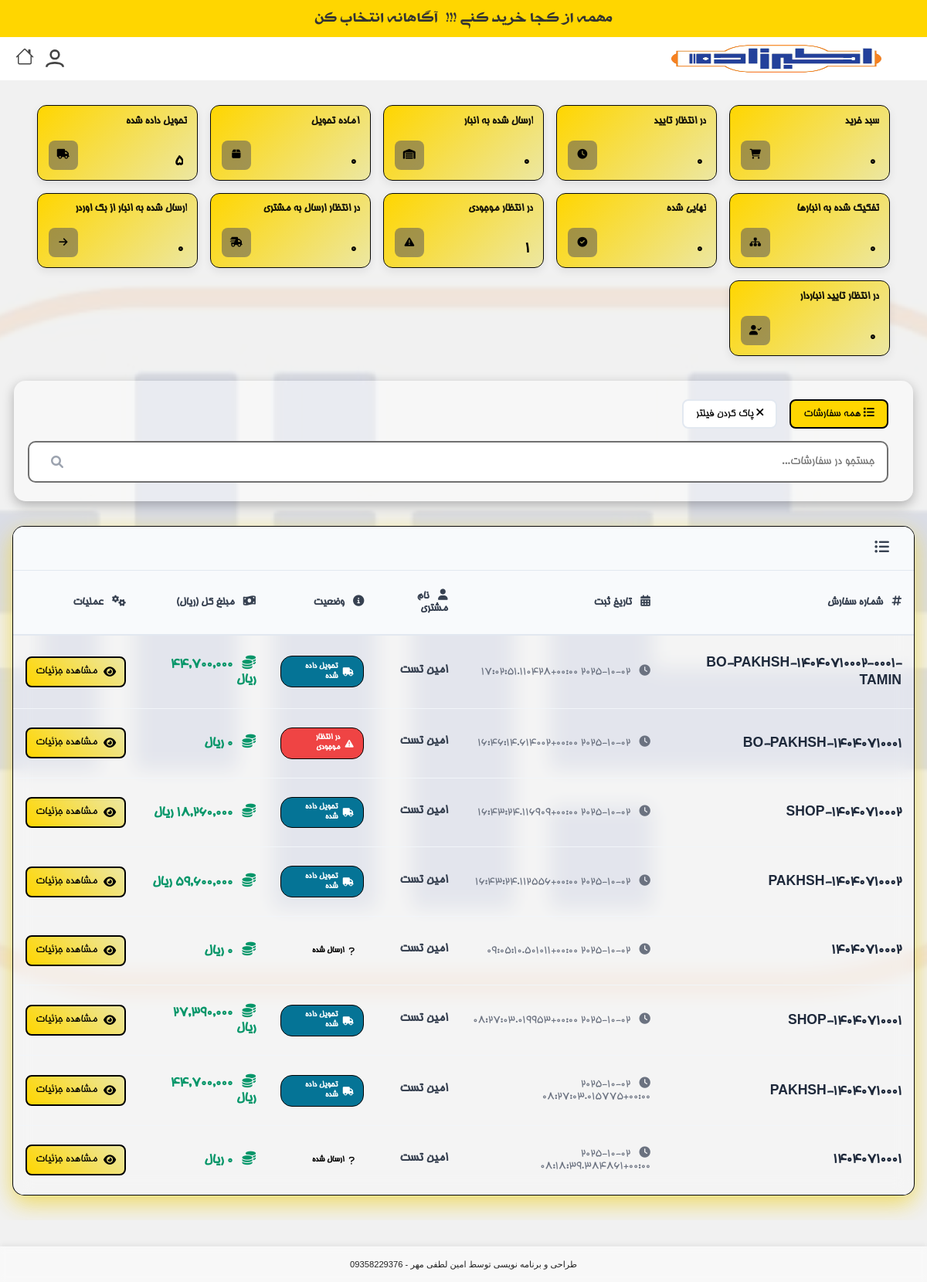
Page /order/ (signed in) on the committed database.
### products/models.py (models this page shows, shortened)
class Order(models.Model):
    STATUS_CHOICES = [
        ('cart', 'سبد خرید'),
        ('pending', 'در انتظار تأیید'),
        ('warehouse', 'ارسال شده به انبار'),
        ('ready', 'آماده تحویل'),
        ('delivered', 'تحویل داده شده'),
        ('parent', 'تفکیک شده به انبارها'),
        ('completed', 'نهایی شده'),
        ('backorder', 'در انتظار موجودی'),
        ('waiting_for_customer_shipment', 'در انتظار ارسال به مشتری'),
        ('sent_to_warehouse', ' ارسال شده به انبار از بک اوردر'),
        ('waiting_for_warehouse_confirmation', 'در انتظار تایید انباردار'),
        ('shipped', 'ارسال شده'),
    ]
    order_number = models.CharField(
        max_length=100,
        unique=True,
        verbose_name="شماره درخواست",
        blank=True,
        null=True
    )
    document_number = models.CharField(
        max_length=100,
        blank=True,
        null=True,
        verbose_name="شماره سند"
    )
    package_count = models.PositiveIntegerField(
        default=0,
        null=True,
        blank=True,
        verbose_name="تعداد بسته"
    )
    courier = models.ForeignKey(
        'Courier',
        on_delete=models.SET_NULL,
        null=True,
        blank=True,
        verbose_name="پیک"
    )
    courier_name = models.CharField(
        max_length=100,
        blank=True,
        null=True,
        verbose_name="نام پیک (منسوخ شده)"
    )
    visitor_name = models.CharField(max_length=100, verbose_name="نام ویزیتور")
    customer = models.ForeignKey(
        Customer,
        on_delete=models.PROTECT,   # پیشنهاد امنیتی: سفارش بدون مشتری باقی نماند
        verbose_name="مشتری"
    )
    created_at = models.DateTimeField(auto_now_add=True, verbose_name="تاریخ ثبت")
    updated_at = models.DateTimeField(auto_now=True, verbose_name="تاریخ به‌روزرسانی")
    payment_term = models.CharField(
        max_length=10,
        choices=Product.PAYMENT_TERMS_CHOICES,
        verbose_name="شرایط تسویه"
    )
    status = models.CharField(
        max_length=100,
        choices=STATUS_CHOICES,
        default='pending',
        verbose_name="وضعیت سفارش"
    )
    parent = models.ForeignKey(
        'self',
        on_delete=models.SET_NULL,
        null=True,
        blank=True,
        related_name='children',
        verbose_name="سفارش مادر (قدیمی)"
    )
    is_sub_order = models.BooleanField(default=False, verbose_name="آیا زیرسفارش است؟ (قدیمی)")
    parent_order = models.ForeignKey(
        'self',
        on_delete=models.SET_NULL,
        null=True,
        blank=True,
        related_name='sub_orders',
        verbose_name="سفارش والد (جدید)"
    )
    warehouse = models.ForeignKey(
        'Warehouse',
        null=True,
        blank=True,
        on_delete=models.SET_NULL,
        related_name='orders',
        verbose_name="انبار"
    )
    total_price = models.DecimalField(
        max_digits=100,
        decimal_places=0,
        default=0,
        verbose_name="جمع کل سفارش"
    )
    class Meta:
        constraints = [
            models.UniqueConstraint(
                fields=['document_number'],
                name='unique_document_number',
                condition=models.Q(document_number__isnull=False) & ~models.Q(document_number='')
            )
        ]

class Customer(models.Model):
    first_name = models.CharField(max_length=100, verbose_name="نام")
    last_name = models.CharField(max_length=100, verbose_name="نام خانوادگی")
    store_name = models.CharField(max_length=255, blank=True, null=True, verbose_name="نام فروشگاه")
    phone = models.CharField(max_length=20, blank=True, null=True, verbose_name="تلفن ثابت")
    mobile = models.CharField(
        max_length=20,
        unique=True,
        verbose_name="شماره موبایل",
        error_messages={
            'unique': 'مشتری دیگری با این شماره همراه قبلاً ثبت شده است.'
        }
    )
    province = models.ForeignKey(Province, on_delete=models.CASCADE, verbose_name="استان")
    county = models.ForeignKey(County, on_delete=models.CASCADE, verbose_name="شهرستان")
    address = models.TextField(blank=True, null=True, verbose_name="آدرس")
    created_by = models.ForeignKey(
        User, on_delete=models.SET_NULL, null=True, related_name='created_customers', verbose_name="ایجاد شده توسط"
    )
    user = models.OneToOneField(
        User, on_delete=models.SET_NULL, null=True, blank=True, related_name='customer_profile', verbose_name="کاربر مرتبط"
    )
    created_at = models.DateTimeField(auto_now_add=True, verbose_name="تاریخ ایجاد")
    class Meta:
        verbose_name = "مشتری"
        verbose_name_plural = "مشتریان"

### products/views.py (the view)
# urls.py: path('order/', views.order_list_view, name='order'),  # صفحه لیست سفارش‌ها
@login_required
def order_list_view(request):
    is_manager = request.user.groups.filter(name='مدیر').exists()
    if is_manager:
        orders = Order.objects.all().order_by('-created_at')
    else:
        orders = Order.objects.filter(visitor_name=request.user.username).order_by('-created_at')
    for order in orders:
        if order.status in ['pending', 'warehouse', 'parent']:
            order.total_price = sum(item.price * (item.requested_quantity or 0) for item in order.items.all())
        else:
            order.total_price = sum(item.price * (item.allocated_quantity or 0) for item in order.items.all())
    context = {
        'orders': orders,
        'is_manager': is_manager,
    }
    return render(request, 'products/order_list.html', context)

### products/templates/products/order_list.html (shortened to what this page needs)
{% extends 'products/base.html' %}
{% load static %}
{% load humanize %}
{% load custom_filters %}
{% block extra_css %}
<link href="https://cdnjs.cloudflare.com/ajax/libs/font-awesome/6.0.0/css/all.min.css" rel="stylesheet">
{% endblock %}
{% block content %}
    <div class="stats-section">
        <div class="stat-card stat-cart" data-status="cart">
            <div class="stat-content">
                <div class="stat-info">
                    <h3>سبد خرید</h3>
                    <p id="cart-count">0</p>
                </div>
                <div class="stat-icon">
                    <i class="fas fa-shopping-cart"></i>
                </div>
            </div>
        </div>
        <div class="stat-card stat-pending" data-status="pending">
            <div class="stat-content">
                <div class="stat-info">
                    <h3>در انتظار تأیید</h3>
                    <p id="pending-count">0</p>
                </div>
                <div class="stat-icon">
                    <i class="fas fa-clock"></i>
                </div>
            </div>
        </div>
        <div class="stat-card stat-warehouse" data-status="warehouse">
            <div class="stat-content">
                <div class="stat-info">
                    <h3>ارسال شده به انبار</h3>
                    <p id="warehouse-count">0</p>
                </div>
                <div class="stat-icon">
                    <i class="fas fa-warehouse"></i>
                </div>
            </div>
        </div>
        <div class="stat-card stat-ready" data-status="ready">
            <div class="stat-content">
                <div class="stat-info">
                    <h3>آماده تحویل</h3>
                    <p id="ready-count">0</p>
                </div>
                <div class="stat-icon">
                    <i class="fas fa-box"></i>
                </div>
            </div>
        </div>
        <div class="stat-card stat-delivered" data-status="delivered">
            <div class="stat-content">
                <div class="stat-info">
                    <h3>تحویل داده شده</h3>
                    <p id="delivered-count">0</p>
                </div>
                <div class="stat-icon">
                    <i class="fas fa-truck"></i>
                </div>
            </div>
        </div>
        <div class="stat-card stat-parent" data-status="parent">
            <div class="stat-content">
                <div class="stat-info">
                    <h3>تفکیک شده به انبارها</h3>
                    <p id="parent-count">0</p>
                </div>
                <div class="stat-icon">
                    <i class="fas fa-sitemap"></i>
                </div>
            </div>
        </div>
        <div class="stat-card stat-completed" data-status="completed">
            <div class="stat-content">
                <div class="stat-info">
                    <h3>نهایی شده</h3>
                    <p id="completed-count">0</p>
                </div>
                <div class="stat-icon">
                    <i class="fas fa-check-circle"></i>
                </div>
            </div>
        </div>
        <div class="stat-card stat-backorder" data-status="backorder">
            <div class="stat-content">
                <div class="stat-info">
                    <h3>در انتظار موجودی</h3>
                    <p id="backorder-count">0</p>
                </div>
                <div class="stat-icon">
                    <i class="fas fa-exclamation-triangle"></i>
                </div>
            </div>
        </div>
        <div class="stat-card stat-waiting_for_customer_shipment" data-status="waiting_for_customer_shipment">
            <div class="stat-content">
                <div class="stat-info">
                    <h3>در انتظار ارسال به مشتری</h3>
                    <p id="waiting_for_customer_shipment-count">0</p>
                </div>
                <div class="stat-icon">
                    <i class="fas fa-shipping-fast"></i>
                </div>
            </div>
        </div>
        <div class="stat-card stat-sent_to_warehouse" data-status="sent_to_warehouse">
            <div class="stat-content">
                <div class="stat-info">
                    <h3>ارسال شده به انبار از بک اوردر</h3>
                    <p id="sent_to_warehouse-count">0</p>
                </div>
                <div class="stat-icon">
                    <i class="fas fa-arrow-right"></i>
                </div>
            </div>
        </div>
        <div class="stat-card stat-waiting_for_warehouse_confirmation" data-status="waiting_for_warehouse_confirmation">
            <div class="stat-content">
                <div class="stat-info">
                    <h3>در انتظار تایید انباردار</h3>
                    <p id="waiting_for_warehouse_confirmation-count">0</p>
                </div>
                <div class="stat-icon">
                    <i class="fas fa-user-check"></i>
                </div>
            </div>
        </div>
    </div>
    <div class="search-section">
        <div class="filter-controls">
            <button class="filter-btn active" data-filter="all">
                <i class="fas fa-list"></i>
                همه سفارشات
            </button>
            <button class="filter-btn" id="clear-filter">
                <i class="fas fa-times"></i>
                پاک کردن فیلتر
            </button>
        </div>
        <div style="position: relative;">
            <input type="text" class="search-input" placeholder="جستجو در سفارشات..." id="searchInput">
            <i class="fas fa-search" style="position: absolute; left: 1rem; top: 50%; transform: translateY(-50%); color: #9ca3af;"></i>
        </div>
    </div>
    <div class="table-container">
        <div class="table-header">
            <h3 style="margin: 0; font-size: 1.2rem; font-weight: 600; color: #374151;">
                <i class="fas fa-list-ul" style="margin-left: 0.5rem;"></i>
            </h3>
        </div>
        <div class="table-responsive">
            <table class="modern-table">
                <thead>
                    <tr>
                        <th>
                            <i class="fas fa-hashtag" style="margin-left: 0.5rem;"></i>
                            شماره سفارش
                        </th>
                        <th>
                            <i class="fas fa-calendar-alt" style="margin-left: 0.5rem;"></i>
                            تاریخ ثبت
                        </th>
                        <th>
                            <i class="fas fa-user" style="margin-left: 0.5rem;"></i>
                            نام مشتری
                        </th>
                        <th>
                            <i class="fas fa-info-circle" style="margin-left: 0.5rem;"></i>
                            وضعیت
                        </th>
                        <th>
                            <i class="fas fa-money-bill-wave" style="margin-left: 0.5rem;"></i>
                            مبلغ کل (ریال)
                        </th>
                        <th>
                            <i class="fas fa-cogs" style="margin-left: 0.5rem;"></i>
                            عملیات
                        </th>
                    </tr>
                </thead>
                <tbody>
                    {% for order in orders %}
                    <tr data-status="{{ order.status }}">
                        <td>
                            <div class="order-number">
                                {{ order.order_number|default:order.id }}
                            </div>
                        </td>
                        <td>
                            <div class="date-time">
                                <i class="fas fa-clock" style="margin-left: 0.5rem;"></i>
                                {{ order.created_at|jformat:"%H:%M - %Y/%m/%d" }}
                            </div>
                        </td>
                        <td>
                            <div class="customer-name">
                                {{ order.customer.first_name }} {{ order.customer.last_name }}
                            </div>
                        </td>
                        <td>
                            <span class="status-badge status-{{ order.status }}">
                                {% if order.status == 'cart' %}
                                    <i class="fas fa-shopping-cart"></i>
                                {% elif order.status == 'pending' %}
                                    <i class="fas fa-clock"></i>
                                {% elif order.status == 'warehouse' %}
                                    <i class="fas fa-warehouse"></i>
                                {% elif order.status == 'ready' %}
                                    <i class="fas fa-box"></i>
                                {% elif order.status == 'delivered' %}
                                    <i class="fas fa-truck"></i>
                                {% elif order.status == 'parent' %}
                                    <i class="fas fa-sitemap"></i>
                                {% elif order.status == 'completed' %}
                                    <i class="fas fa-check-circle"></i>
                                {% elif order.status == 'backorder' %}
                                    <i class="fas fa-exclamation-triangle"></i>
                                {% elif order.status == 'waiting_for_customer_shipment' %}
                                    <i class="fas fa-shipping-fast"></i>
                                {% elif order.status == 'sent_to_warehouse' %}
                                    <i class="fas fa-arrow-right"></i>
                                {% elif order.status == 'waiting_for_warehouse_confirmation' %}
                                    <i class="fas fa-user-check"></i>
                                {% else %}
                                    <i class="fas fa-question"></i>
                                {% endif %}
                                {{ order.get_status_display }}
                            </span>
                        </td>
                        <td>
                            <div class="price-amount">
                                <i class="fas fa-coins" style="margin-left: 0.5rem;"></i>
                                {{ order.total_price|intcomma }} ریال
                            </div>
                        </td>
                        <td>
                            <a href="{% url 'products:order_detail_view' order.id %}" class="action-btn">
                                <i class="fas fa-eye"></i>
                                مشاهده جزئیات
                            </a>
                        </td>
                    </tr>
                    {% endfor %}
                </tbody>
            </table>
        </div>
    </div>
</div>
{% endblock content %}

### rows in the picture
Order: order_number "BO-PAKHSH-14040710002-0001-TAMIN", created_at|jformat "2025-10-02 17:02:51.110428+00:00", customer.first_name "امین", customer.last_name "تست", status "تحویل داده شده", total_price "44,700,000"
Order: order_number "BO-PAKHSH-14040710001", created_at|jformat "2025-10-02 16:46:14.614002+00:00", customer.first_name "امین", customer.last_name "تست", status "در انتظار موجودی", total_price "0"
Order: order_number "SHOP-14040710002", created_at|jformat "2025-10-02 16:43:24.116909+00:00", customer.first_name "امین", customer.last_name "تست", status "تحویل داده شده", total_price "18,260,000"
Order: order_number "PAKHSH-14040710002", created_at|jformat "2025-10-02 16:43:24.112556+00:00", customer.first_name "امین", customer.last_name "تست", status "تحویل داده شده", total_price "59,600,000"
Order: order_number "14040710002", created_at|jformat "2025-10-02 09:05:10.501011+00:00", customer.first_name "امین", customer.last_name "تست", status "ارسال شده", total_price "0"
Order: order_number "SHOP-14040710001", created_at|jformat "2025-10-02 08:27:03.019953+00:00", customer.first_name "امین", customer.last_name "تست", status "تحویل داده شده", total_price "27,390,000"
Order: order_number "PAKHSH-14040710001", created_at|jformat "2025-10-02 08:27:03.015775+00:00", customer.first_name "امین", customer.last_name "تست", status "تحویل داده شده", total_price "44,700,000"
Order: order_number "14040710001", created_at|jformat "2025-10-02 08:18:39.384861+00:00", customer.first_name "امین", customer.last_name "تست", status "ارسال شده", total_price "0"
